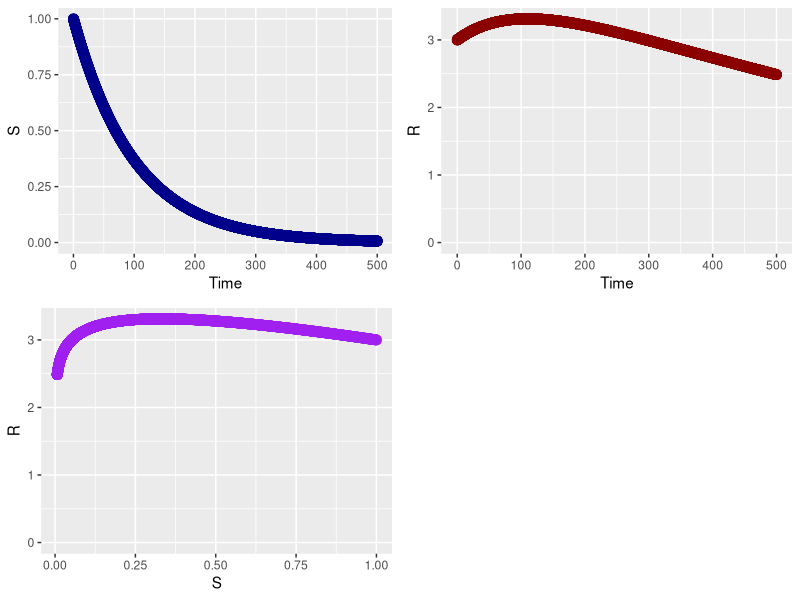

Reproduce this figure in R.
### Function systems.R
### Modified: 9/15/15
### Purpose: Solve a two dimensional differential equation using some of the built-in functionality

### Output:  
### screen of single variable plot of solution for each variable (versus time, plus phase line diagram of solution)

### The following values can be modified as needed
#### 1) Information about the equation (parameters, initial conditions)
parameters = c(delta = 0.01, beta = 0.001)   # parameters: a named vector
initialCondition = c(S = 1, R = 3)   # initial condition.  Be sure to name your variables

### 2) Time values
deltaT = 0.1    # timestep length
timeSteps = 5000   # must be a number greater than 1 

### 3) You need to have a function of your dynamics dy/dt = f(t,y)
# R function to calculate the value of the derivatives at each time value
# Use the names of the variables as defined in the vectors above
dynamics <- function(t, state, parameters){
  with(as.list(c(state, parameters)), {
    ### --> Start of input that you modify.
    ### Your differential equation will go in the following lines
     dS = -delta * S 
     dR = delta * S - beta * R
    return(list(c(dS, dR)))    ### You might need to modify dV or dP depending on your variables
    ### --> End of the input that you modify
  })
}



############ everything else below the line just plots the solution
# Solve the differential equation
library('deSolve')
time = seq(from=0,by=deltaT,length.out=timeSteps)  # the output time vector
out <- ode(y = initialCondition, times = time, func = dynamics, parms = parameters) ## Integration with 'ode'

## Plot the solution
out.df = as.data.frame(out) # required by ggplot: data object must be a data frame

library(ggplot2)
library(grid)
library(gridExtra)


# First plot
p1 <- ggplot(out.df, aes(x=time, y=get(names(initialCondition)[1]))) +
  geom_line(size=0.75,color='blue')+geom_point(size=3,color='darkblue')+
  labs(x="Time",y=names(initialCondition)[1])+
  
  ### Expand the graph to make sure axes cross at (0,0)
  expand_limits(y=0)

# Second plot
p2 <- ggplot(out.df, aes(x=time, y=get(names(initialCondition)[2]))) +
  geom_line(size=0.75,color='red')+geom_point(size=3,color='darkred')+
  labs(x="Time",y=names(initialCondition)[2])+
  
  ### Expand the graph to make sure axes cross at (0,0)
  expand_limits(y=0)

# Third plot
p3 <- ggplot(out.df, aes(x=get(names(initialCondition)[1]), y=get(names(initialCondition)[2]))) +
  geom_point(size=3,color='purple')+
  labs(x=names(initialCondition)[1],y=names(initialCondition)[2])+
  
  ### Expand the graph to make sure axes cross at (0,0)
  expand_limits(y=0)

grid.arrange( p1,p2,p3, ncol=2)

### Clear the workspace variables to remove clutter
rm(list=ls())
